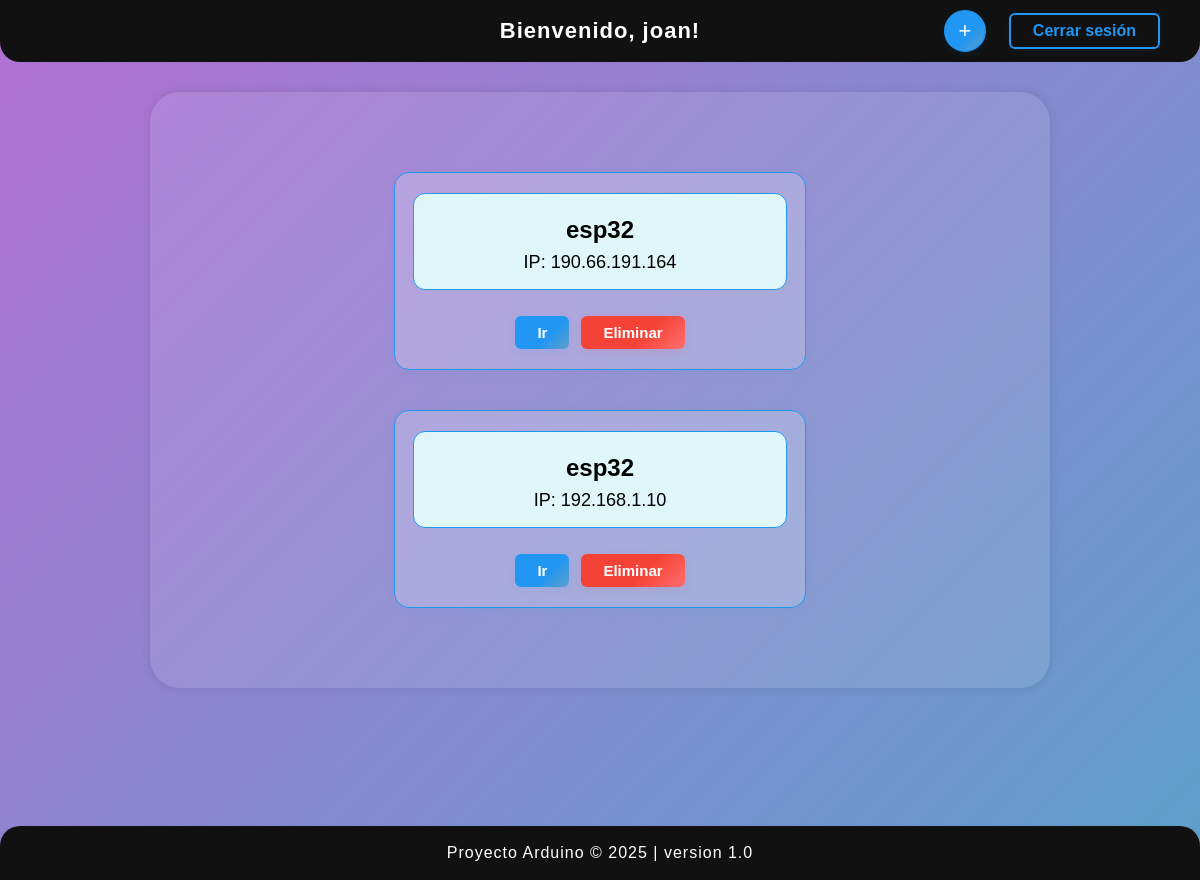
Page /dashboard/arduino (signed in) on the earlier database version.
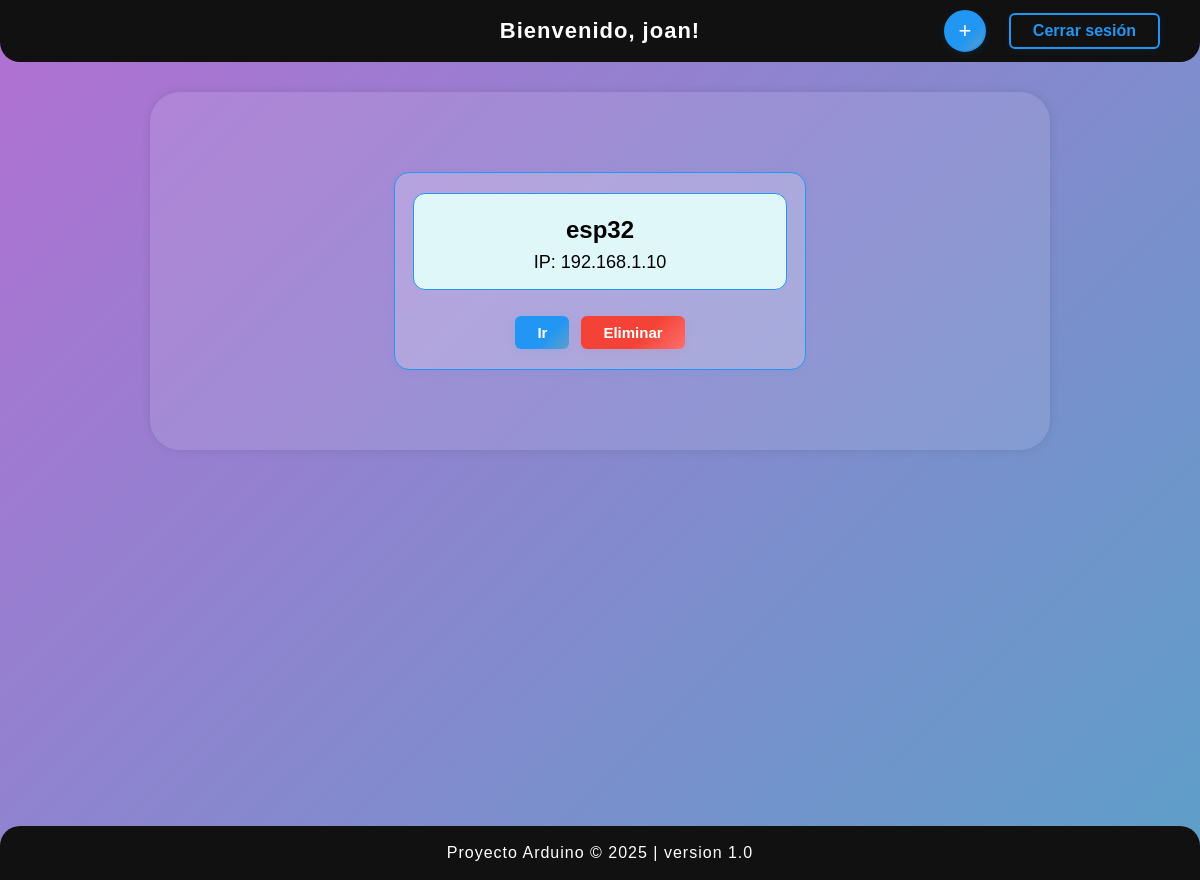
Same page on the later database version.
### core/models.py (models this page shows, shortened)
class Arduino(models.Model):
    user = models.ForeignKey(User, on_delete=models.CASCADE)
    nombre = models.CharField(max_length=100)
    ip = models.CharField(max_length=100)

### proyectoArduino/views.py (the view)
# urls.py: path('dashboard/arduino', views.microcontrolador, name='microcontrolador'),
@login_required
def microcontrolador(request):
    arduinos = Arduino.objects.filter(user=request.user)
    return render(request, 'dashboard/microcontrolador.html', {
        'username': request.user.username,
        'arduinos': arduinos
    })

### proyectoArduino/templates/dashboard/microcontrolador.html (shortened to what this page needs)
<!DOCTYPE html>
<html lang="es">
<head>
</head>
<body>
    <div class="navbar">
        <div class="bienvenido">Bienvenido, {{ username }}!</div>
        <div class="acciones">
            <form method="get" action="{% url 'registroArduino' %}" style="display:inline;">
                <button class="add-btn" title="Agregar Arduino">+</button>
            </form>
            <form method="post" action="{% url 'cerrarSesion' %}" style="display:inline;">
                <button type="submit" class="cerrar-btn">Cerrar sesión</button>
            </form>
        </div>
    </div>
    <div class="container">
        {% if arduinos %}
            {% for arduino in arduinos %}
                <div class="arduino-card">
                    <div class="arduino-info-rect">
                        <h2 style="margin:0 0 8px 0;">{{ arduino.nombre }}</h2>
                        <p style="margin:0;">IP: {{ arduino.ip }}</p>
                    </div>
                    <div class="arduino-actions">
                        <a href="{% url 'triggers' arduino.id %}">Ir</a>
                        <button onclick="openModal({{ arduino.id }}, '{{ arduino.nombre|escapejs }}')">Eliminar</button>
                    </div>
                </div>
            {% endfor %}
        {% else %}
            <h2>NO TIENES ARDUINOS VINCULADOS.</h2>
        {% endif %}
    </div>
    <div class="footer">
        Proyecto Arduino &copy; {{ year|default:"2025" }} | version 1.0
    </div>
</body>
</html>

Differences in the rows shown:
removed Arduino: nombre "esp32", ip "190.66.191.164"
